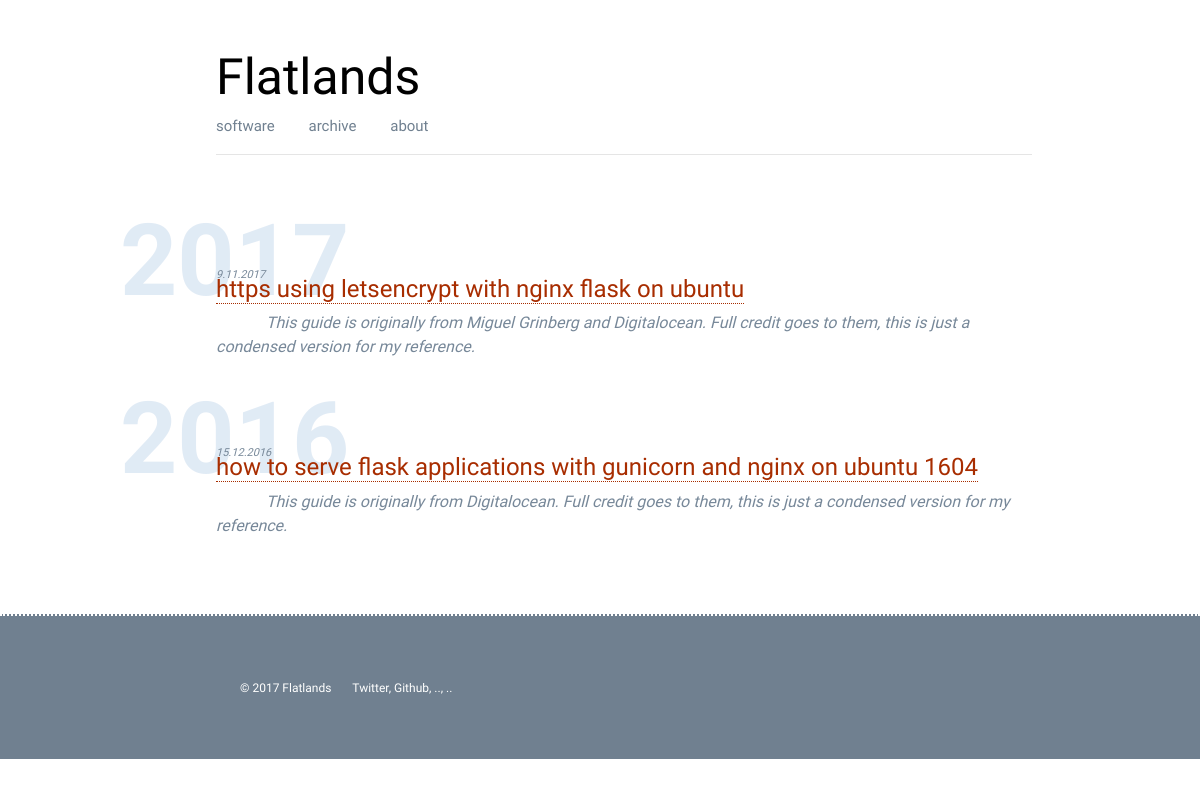
Page /tag/flask on the committed database.
### app.py (models this page shows, shortened)
class Post(db.Model):
    id = db.Column(db.Integer, primary_key=True)
    title = db.Column(db.String())
    author = db.Column(db.String())
    tags = db.Column(db.String())
    strap = db.Column(db.String())
    content = db.Column(db.String())
    pub_date = db.Column(db.String())
    published = db.Column(db.String())

### app.py (the view)
@app.route('/tag/<tag>')
def tag(tag):
    all_posts = modules.database.to_json(Post.query.all())
    posts = modules.database.get_post_by_tag(str(tag), all_posts)
    years = modules.database.get_post_years(posts)
    return render_template('tag.html', posts=posts, years=years)

### modules/database.py (called while the page is built)
def to_json(results):
    result = {}
    item = {}
    count = 1
    for row in results:
        for k, v in row.__dict__.items():
            if not k.startswith('_') and k != 'id':
                item[k] = v
        result[count] = item
        count += 1
        item = {}
    return result

def get_post_years(posts=None):
    years = []
    for code, data in posts.items():
        day, month, year = data['pub_date'].split('.')
        years.append(year)
    return sorted(list(set(years)), reverse=True)

def get_post_by_tag(tag, posts):
    output = {}
    for code, data in posts.items():
        if tag in data['tags'].split(' '):
            output[code] = data
    return output

### templates/tag.html
{% extends "base.html" %}
{% block content %}
{% for year in years %}
<div class="section-head"><h4>{{ year }}</h4></div>
    {% for code, data in posts.items() %}
        {% if data.pub_date.endswith(year) %}
            <div class="blog-post">
                <small>{{data.pub_date}}</small>
                <h4><a href="/blog/{{ data.title|replace(" ", "-") }}">{{data.title}}</a></h4>
                <div class="blog-post-strap">{{data.strap}}</div>
            </div>
        {% endif %}
    {% endfor %}
{% endfor %}
{% endblock %}

### static/css/main.css (style rules this page uses)
body { margin: 0; font-family: 'Maven Pro', sans-serif; }
.section-head { color: rgba(0, 92, 173, 0.12); height: 50px; }
.section-head h4 { font-weight: bold; font-size: 100px; }
.blog-post { padding-left: 10%; padding-right: 5%; padding-bottom: 20px; }
.blog-post small { position: relative; top: 10px; color: lightslategray; font-size: 11px; font-style: italic; }
.blog-post-strap { text-indent: 50px; color: lightslategray; font-style: italic; }
.blog-post h4 { color: darkslategray; }
.blog-post a { color: rgb(168, 45, 0); text-decoration: none; border-width: 1px; border-bottom-style: dotted; }

### rows in the picture
Post: pub_date "9.11.2017", title "https using letsencrypt with nginx flask on ubuntu", strap "This guide is originally from Miguel Grinberg and Digitalocean. Full credit goes to them, this is just a condensed version for my reference."
Post: pub_date "15.12.2016", title "how to serve flask applications with gunicorn and nginx on ubuntu 1604", strap "This guide is originally from Digitalocean. Full credit goes to them, this is just a condensed version for my reference."

### other values in the picture
{{ year }} "2017" "2016"
